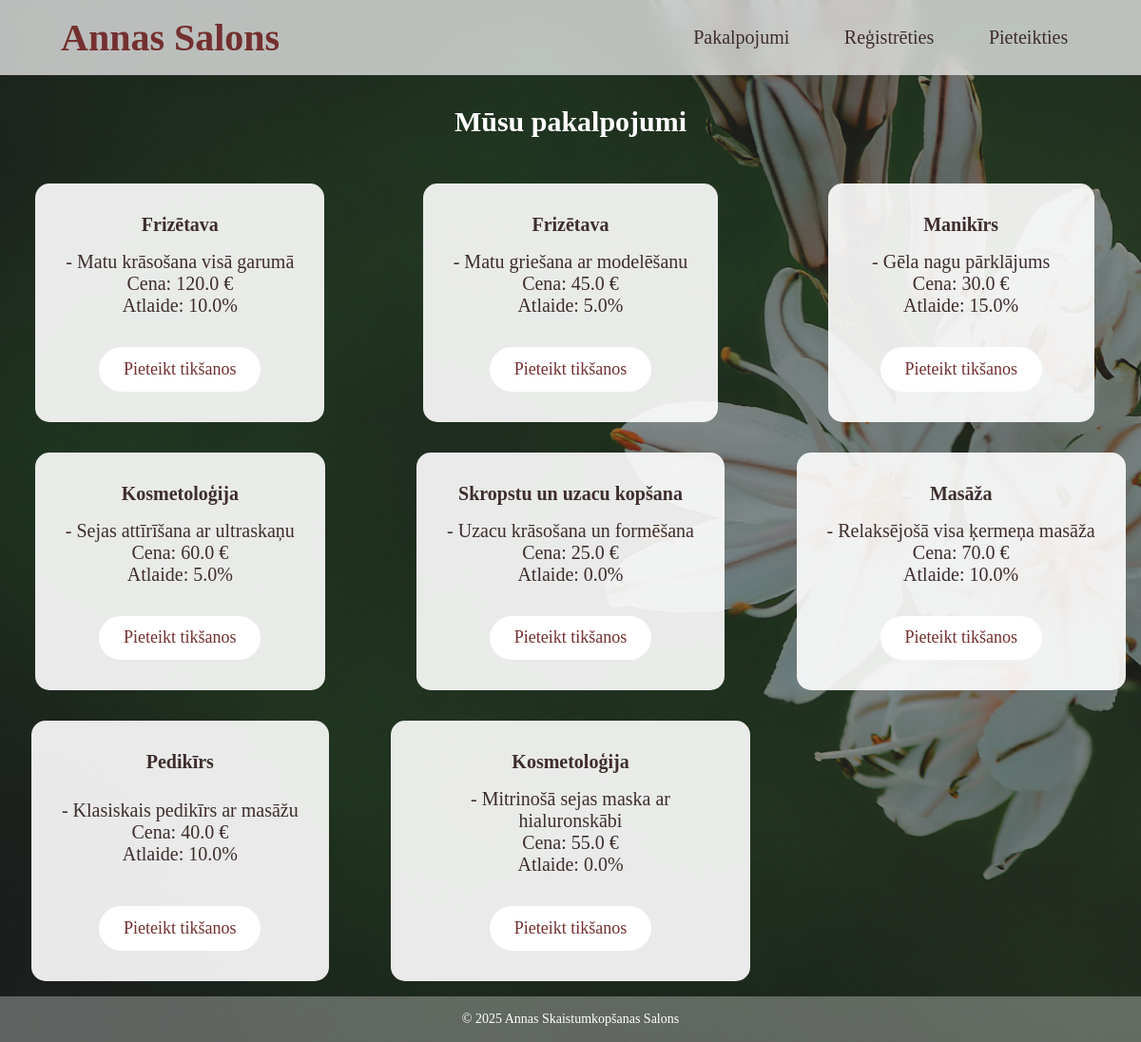
/pakalpojumi, run on the app's committed database.
### tables this page shows
CREATE TABLE pakalpojumi (
                id INTEGER PRIMARY KEY AUTOINCREMENT,
                kategorija TEXT NOT NULL,
                nosaukums TEXT NOT NULL,
                cena REAL NOT NULL,
                atlaide REAL DEFAULT 0
            );

### app.py (the view, shortened to what this page needs)
@app.route('/pakalpojumi', methods=['GET', 'POST'])
def pakalpojumi():
    conn = get_db()
    c = conn.cursor()
    c.execute('SELECT * FROM pakalpojumi')
    pakalpojumi = c.fetchall()
    conn.close()
    return render_template('pakalpojumi.html', pakalpojumi=pakalpojumi, is_admin=(session.get('username') == ADMIN_USERNAME))

### app.py (called while the page is built)
def get_db():
    conn = sqlite3.connect(DATABASE)
    conn.row_factory = sqlite3.Row
    return conn

@app.context_processor
def inject_user():
    return dict(logged_in=('username' in session), username=session.get('username'))

### templates/pakalpojumi.html (shortened to what this page needs)
<!DOCTYPE html>
<html lang="en">
<head>
    <link rel="stylesheet" href="{{ url_for('static', filename='style.css') }}?v=1">
</head>
<body>
    <header>
        <h1><a href="/">Annas Salons</a></h1>
        <nav>
            <a href="/pakalpojumi">Pakalpojumi</a>
            {% if not logged_in %}
                <a href="/registreties">Reģistrēties</a>
                <a href="/pieteikties">Pieteikties</a>
            {% endif %}
        </nav>
    </header>
    <main>
        <div class="div-2"><h2>Mūsu pakalpojumi</h2></div>
        <div class="pakalpojumi-grid">
            {% for pack in pakalpojumi %}
            <div class="div-1 pakalpojums-item">
                <b>{{ pack.kategorija }}</b> - {{ pack.nosaukums }}<br>
                Cena: {{ pack.cena }} €<br>
                {% if pack.atlaide is defined %}
                    Atlaide: {{ pack.atlaide }}%<br>
                {% endif %}
                <a href="{{ url_for('rezervet_appointment', pak_id=pack.id) }}"><button class="btn-li">Pieteikt tikšanos</button></a>
            </div>
            {% endfor %}
        </div>
    </main>
    <footer>
        <p>&copy; 2025 Annas Skaistumkopšanas Salons</p>
    </footer>
</body>
</html>

### data on the page
pakalpojumi: kategorija "Frizētava", nosaukums "Matu krāsošana visā garumā", cena "120.0", atlaide "10.0"
pakalpojumi: kategorija "Frizētava", nosaukums "Matu griešana ar modelēšanu", cena "45.0", atlaide "5.0"
pakalpojumi: kategorija "Manikīrs", nosaukums "Gēla nagu pārklājums", cena "30.0", atlaide "15.0"
pakalpojumi: kategorija "Kosmetoloģija", nosaukums "Sejas attīrīšana ar ultraskaņu", cena "60.0", atlaide "5.0"
pakalpojumi: kategorija "Skropstu un uzacu kopšana", nosaukums "Uzacu krāsošana un formēšana", cena "25.0", atlaide "0.0"
pakalpojumi: kategorija "Masāža", nosaukums "Relaksējošā visa ķermeņa masāža", cena "70.0", atlaide "10.0"
pakalpojumi: kategorija "Pedikīrs", nosaukums "Klasiskais pedikīrs ar masāžu", cena "40.0", atlaide "10.0"
pakalpojumi: kategorija "Kosmetoloģija", nosaukums "Mitrinošā sejas maska ar hialuronskābi", cena "55.0", atlaide "0.0"
